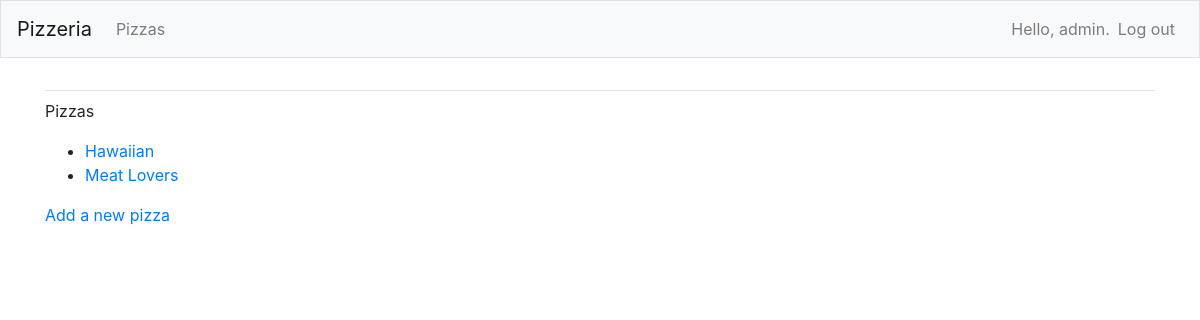
The app's page /pizzas (signed in), older data.
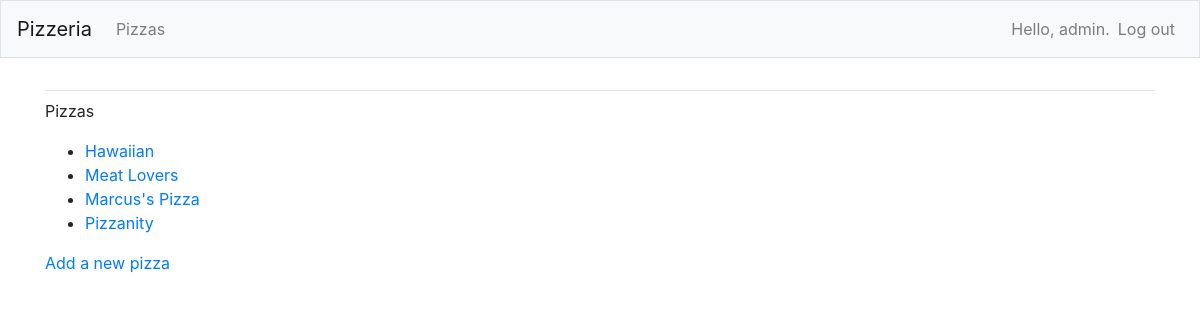
The same page, newer data.
### pizzas/models.py (models this page shows)
class Pizza(models.Model):
    name = models.CharField(max_length=200)
    date = models.DateTimeField(auto_now_add=True)
    def __str__(self):
        return self.name

### pizzas/views.py (the view)
# urls.py: path('', include('pizzas.urls')),
@login_required
def pizzas(request):
    pizzas = Pizza.objects.order_by('date')
    context = {'pizzas':pizzas}
    return render(request, 'pizzas/pizzas.html', context)

### pizzas/templates/pizzas/pizzas.html
{% extends "pizzas/base.html" %}
{% block content%}
    <p>Pizzas</p>
    <ul>
        {% for pizza in pizzas %}
        <li>
        <a href="{% url 'pizzas:pizza' pizza.id %}">{{ pizza }}</a>
        </li>
        {% empty %}
            <li>No pizzas have been added yet.</li>
        {% endfor %}
    </ul>
    <a href="{% url 'pizzas:new_pizza' %}">Add a new pizza</a>
{% endblock content %}

### pizzas/templates/pizzas/base.html (shortened to what this page needs)
{% load bootstrap4 %}
<!doctype html>
<html lang="en">
<head>
    {% bootstrap_css %}
</head>
<body>
    <nav class="navbar navbar-expand-md navbar-light bg-light mb-4 border">
        <a class="navbar-brand" href="{% url 'pizzas:index'%}">
            Pizzeria</a>
        <div class="collapse navbar-collapse" id="navbarCollapse">
            <ul class="navbar-nav mr-auto">
                <li class="nav item">
                    <a class="nav-link" href="{% url 'pizzas:pizzas'%}">
                        Pizzas</a></li>
            </ul>
            <ul class="navbar-nav ml auto">
                {% if user.is_authenticated %}
                   <li class="nav-item">
                       <span class="navbar-text"}">Hello, {{user.username}}.</span>
                   </li>
                   <li class="nav-item">
                       <a class="nav-link" href="{% url 'users:logout' %}">Log out</a>
                   </li>
                {% else%}
                   <li class="nav-item">
                       <a class="nav-link" href="{% url 'users:register' %}">Register</a>
                   </li>
                   <li class="nav-item">
                       <a class="nav-link" href="{% url 'users:login' %}">Log in</a></li>
                {% endif %}
            </ul>
        </div>
    </nav>
    <main role="main" class="container">
        <div class="pb-2 mb-2 border-bottom">
        </div>
        <div>
            {% block content %}{% endblock content %}
        </div>
    </main>
</body>
</html>

Row changes from the older to the newer data that the page shows:
added Pizza: name "Marcus's Pizza"
added Pizza: name "Pizzanity"
